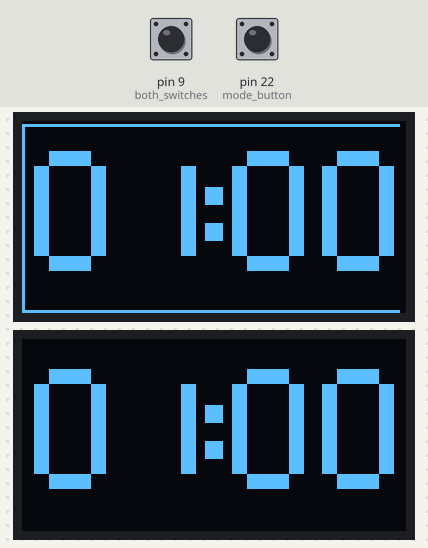
The program below on a simulated MicroPython board. Shown: 2 × 128×64 one-colour display. The inputs (shaded band) are chosen by the test bench; at power-on: pin 9 (both_switches) HIGH, pin 22 (mode_button) HIGH. Library files of the repository ran but are not shown: ssd1306.py.

Above: at 0.2 s.
1.3 s: pin 9 (both_switches) pulled LOW for 0.15 s
At 3.0 s:
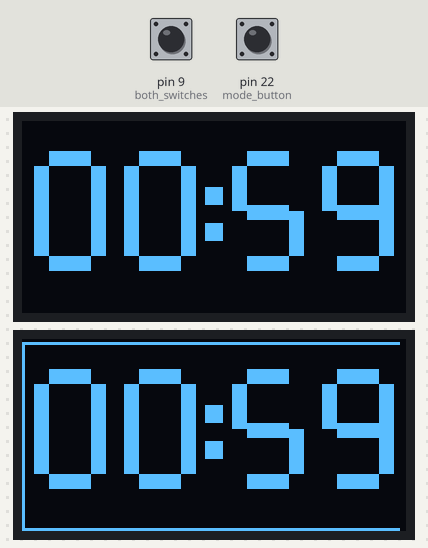
3.7 s: pin 22 (mode_button) pulled LOW for 0.15 s
At 5.2 s:
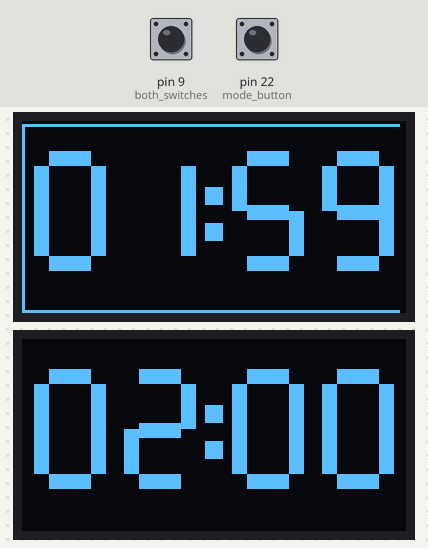
6.3 s: pin 9 (both_switches) pulled LOW for 1 s
At 7.5 s:
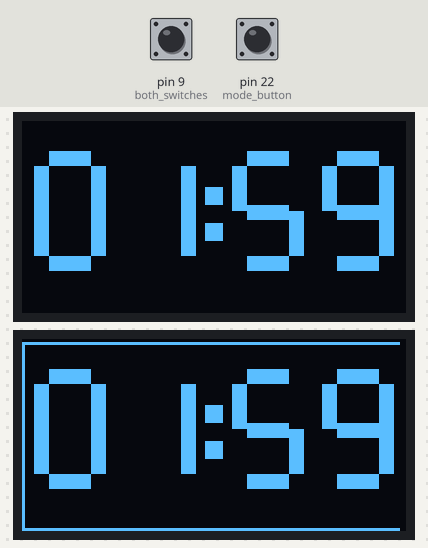
8.8 s: pin 22 (mode_button) pulled LOW for 1 s
At 10.7 s:
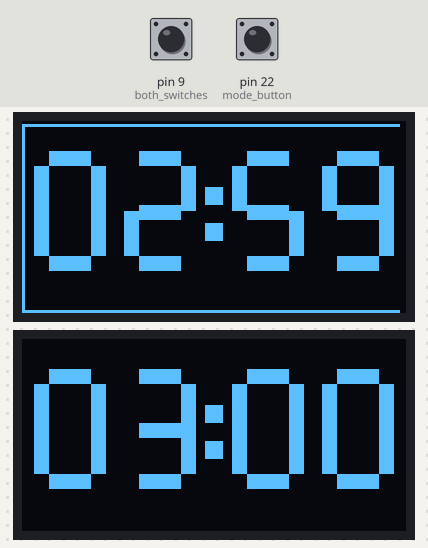
Timing chart, 0 to 12.2 s (numbered marks = the images above; inputs shaded):
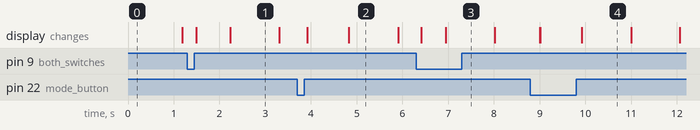

The program:

with-modes.py
```python
from machine import Pin, I2C
import ssd1306
import time

# Hardware
i2c = I2C(0, scl=Pin(5), sda=Pin(4))
oled1 = ssd1306.SSD1306_I2C(128, 64, i2c, addr=0x3C)
oled2 = ssd1306.SSD1306_I2C(128, 64, i2c, addr=0x3D)
both_switches = Pin(9, Pin.IN, Pin.PULL_UP)
mode_button = Pin(22, Pin.IN, Pin.PULL_UP)


mode_locked = False


#Turn swithing variables:
player1 = True
last_tick = time.ticks_ms()
switch_locked = False


# Time Control:
MODES = [
    (1, 0),   # 1 min
    (2, 1),   # 2|1
    (3, 0),   # 3 min
    (3, 2),   # 3|2
    (5, 0),   # 5 min
    (10, 0),   # 10 min
    (15, 10) # 15|10 mins
]

mode_index = 0
increment = 0

def apply_mode():
    global m1, s1, m2, s2, increment
    minutes, increment = MODES[mode_index]

    m1 = minutes
    s1 = 0
    m2 = minutes
    s2 = 0


#BIG NUMBERS:

SEGMENTS = {
    "0": (1,1,1,1,1,1,0),
    "1": (0,1,1,0,0,0,0),
    "2": (1,1,0,1,1,0,1),
    "3": (1,1,1,1,0,0,1),
    "4": (0,1,1,0,0,1,1),
    "5": (1,0,1,1,0,1,1),
    "6": (1,0,1,1,1,1,1),
    "7": (1,1,1,0,0,0,0),
    "8": (1,1,1,1,1,1,1),
    "9": (1,1,1,1,0,1,1)
}

def draw_digit(oled, d, x, y, w=24, h=40, t=5):
    seg = SEGMENTS[d]

    if seg[0]:
        oled.fill_rect(x+t, y, w-2*t, t, 1)
    if seg[1]:
        oled.fill_rect(x+w-t, y+t, t, h//2-t, 1)
    if seg[2]:
        oled.fill_rect(x+w-t, y+h//2, t, h//2-t, 1)
    if seg[3]:
        oled.fill_rect(x+t, y+h-t, w-2*t, t, 1)
    if seg[4]:
        oled.fill_rect(x, y+h//2, t, h//2-t, 1)
    if seg[5]:
        oled.fill_rect(x, y+t, t, h//2-t, 1)
    if seg[6]:
        oled.fill_rect(x+t, y+h//2-t//2, w-2*t, t, 1)


def draw_time(oled, m, s):
    oled.fill(0)

    digits = "{:02d}{:02d}".format(m, s)

    x = 4        # left margin
    y = 10       # vertical centering

    for i, ch in enumerate(digits):
        draw_digit(oled, ch, x, y)
        x += 30

        if i == 1:
            oled.fill_rect(x-3, y+12, 6, 6, 1)
            oled.fill_rect(x-3, y+24, 6, 6, 1)
            x += 6


# Main loop

apply_mode()

while True:


    now = time.ticks_ms()

    mode_value = mode_button.value()

    # Button press → next mode
    if not mode_locked and mode_value == 0:
        mode_index = (mode_index + 1) % len(MODES)
        apply_mode()
        player1 = True
        last_tick = time.ticks_ms()
        mode_locked = True
        time.sleep(0.15)  # debounce

    # Button release
    if mode_locked and mode_value == 1:
        mode_locked = False


    switch_value = both_switches.value()


    # Detect press
    if not switch_locked and switch_value == 0:

        # add increment to seconds and switch turn
        if player1:
            s1 += increment
            if s1 >= 60:
                m1 += s1 // 60
                s1 %= 60
        else:
            s2 += increment
            if s2 >= 60:
                m2 += s2 // 60
                s2 %= 60

        player1 = not player1
        switch_locked = True
        time.sleep(0.05)

    # Detect release
    if switch_locked and switch_value == 1:
        switch_locked = False


    # # Update required players time based on turn, update once per second
    if time.ticks_diff(now, last_tick) >= 1000:
        last_tick = now

        if player1:
            if m1 == 0 and s1 == 0:
                pass
            elif s1 > 0 :
                s1 -= 1
            else:
                m1 = m1-1
                s1 = 59

        else:
            if m2 == 0 and s2 == 0:
                pass
            elif s2 > 0:
                s2 -= 1
            else:
                m2 -= 1
                s2 = 59


    draw_time(oled1, m1, s1)
    draw_time(oled2, m2, s2)

    if player1:
        oled1.line(0,63,128,63,1) # bottom border
        oled1.line(0,1,128,1,1) # top border
        oled1.line(0,1,0,64,1) # left border
        oled1.line(127,1,127,64,1) # right border
    else:
        oled2.line(0,63,128,63,1) # bottom border
        oled2.line(0,1,128,1,1) # top border
        oled2.line(0,1,0,64,1) # left border
        oled2.line(127,1,127,64,1) # right border

    if (m1 == 0 and s1 == 0):
        oled1.fill(1)
        oled1.text("Time's Up!",25,20,0)


    if (m2 == 0 and s2 == 0):
        oled2.fill(1)
        oled2.text("Time's Up!",25,20,0)


    oled1.show()
    oled2.show()

    time.sleep(0.02)
```

Measured:
- what the display in image 1 shows lasts 1.1 s, from 2.2 s to 3.3 s
